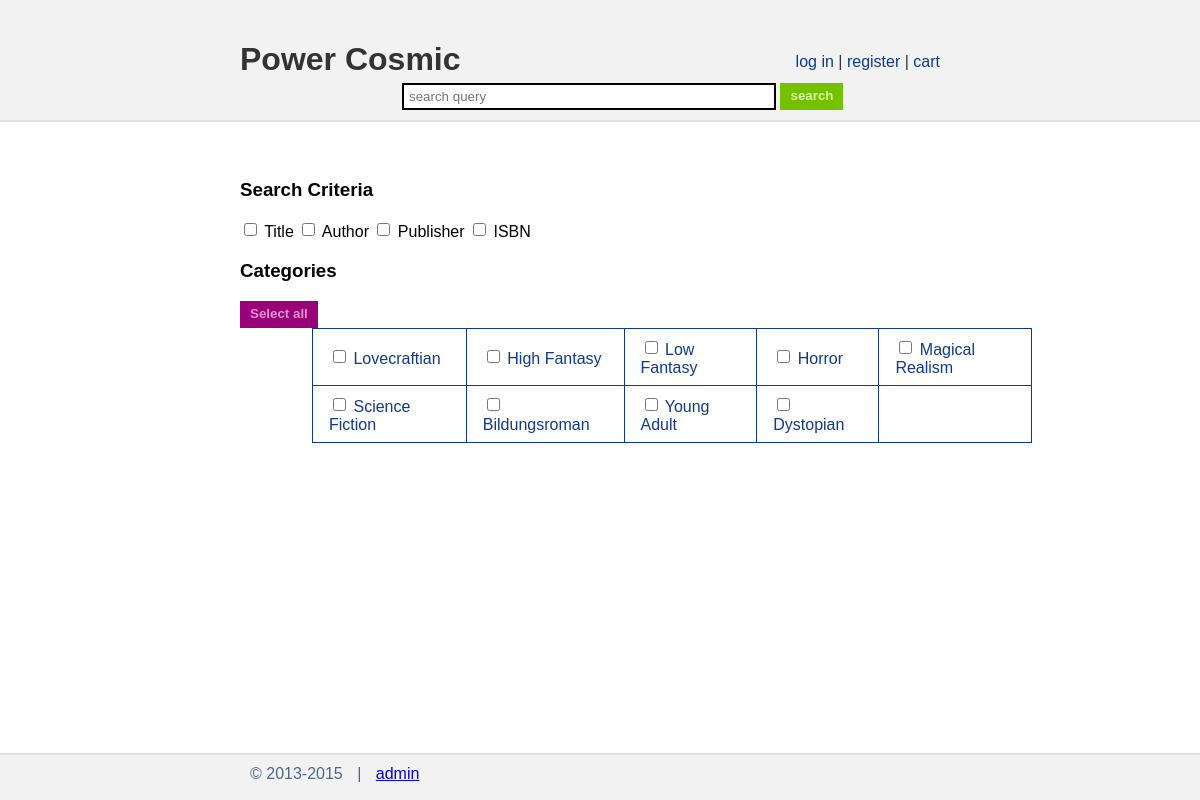
Screenshot of /search.php with the database file from the repository.
### tables this page shows
CREATE TABLE `genre` (
  `id` int(11) unsigned NOT NULL AUTO_INCREMENT,
  `name` varchar(64) NOT NULL,
  PRIMARY KEY (`id`)
);

### search.php (the view, shortened to what this page needs)
<?php
include_once 'admin/php/common.php';
include_once 'admin/php/displays.php';
?>
<!doctype html>
<html>
  <?=createBasicHead('Search Results', 'search', ['book_table.css'])?>
  <body>
    <div id="container">
      <?=createHeader()?>
      <div class="content">
      <div id="search" class="centered box">
        <br>
        <?php $search_id = "the-search"?>
        <div id="search-criteria-box">
          <h3>Search Criteria</h3>
          <?php
              $search_criteria = [
                'title'=>'Title',
                'author'=>'Author',
                'publisher'=>'Publisher',
                'isbn'=>'ISBN'
              ];
              foreach ($search_criteria as $criteria=>$criteria_display) {
          ?>
          <input type="checkbox" name="criteria[<?=$criteria?>]"
                                  value="<?=$criteria?>" id="criteria-<?=$criteria?>"
                                  form="<?=$search_id?>" <?php
              ?>>
          <label for="criteria-<?=$criteria?>"><?=$criteria_display?></label>
          <?php
              }
          ?>
        </div>
        <div id="search-category-box">
          <h3>Categories</h3>
          <input type="button" id="toggle-category-button" class="purple button" value="Select all">
          <div id="catagory-holder" style="position:relative; left:10%;">
          <table>
          <tr>
          <?php
          $sql = "SELECT name FROM genre;";
          $db = open_connection();
          $stmt = $db->prepare($sql);
          $stmt->execute();
          $category_num = 0;
          while($genre = $stmt->fetch(PDO::FETCH_ASSOC)) {
          ?>
          <td>
          <input type="checkbox" name="category[<?=$category_num++?>]"
              value="<?=$genre['name']?>" id="category-<?=str_replace(' ', '_', $genre['name'])?>"
              form="<?=$search_id?>" <?php
              ?>>
          <label for="category-<?=str_replace(' ', '_', $genre['name'])?>"><?=$genre['name']?></label>
          </td>
          <?php
            if ($category_num % 5 == 0) {
              echo "</tr><tr>";
            }
          }
          ?>
             </tr>
            </table>
          </div>
        </div>
      </div>
      </div>
      <?=createFooter()?>
    </div>
  </body>
</html>

### admin/php/common.php (shortened to what this page needs)
<?php
function createBasicHead($title = '', $script_location = null, $styles = [], $no_css = false) {
  $toReturn = '<head>
    <title>' . $GLOBALS['name']['short'] . ' | ' . $title . '</title>
    <meta charset="utf-8">
    <link rel="shortcut icon" type="image/x-icon" href="'. $GLOBALS['locations']['favicon'] . '" />';
  if (!$no_css) {
    $toReturn .= '<link rel="stylesheet" type="text/css" href="' . $GLOBALS['locations']['main_style'] . '">';
  }
  foreach($styles as $style) {
    $toReturn .= '
    <link rel="stylesheet" type="text/css" href="' . $GLOBALS['locations']['styles'] . $style . '">';
  }
  $toReturn .= '
    <script src="' . $GLOBALS['locations']['lib'] . 'require.js"></script>
    <script>
      require.config({
        paths: {
          lib: "' . $GLOBALS['admin_root'] . 'lib",
          js: "' . $GLOBALS['admin_root'] . 'js"
        }
      });';
  if ($script_location) {
    if (is_array($script_location)) {
      $locations = '"js/' . $script_location[0] . '"';
      for ($i = 1; $i < count($script_location); $i++) {
        $locations .= ', "js/' . $script_location[$i] . '"';
      }
      $toReturn .= 'require([' . $locations . ']);';
    } else {
      $toReturn .= 'require(["js/' . $script_location . '"]);';
    }
  }
  $toReturn .= '
      require(["js/stickyHeader"]);
    </script>';
  $toReturn .= '
    </head>' . "\n";
  return $toReturn;
}
?>

### admin/php/displays.php (shortened to what this page needs)
<?php
function createHeader($showCart = true, $showLogin = true) {
  $to_return = '<div id="header-replacer" class="collapsed bar"></div>
      <div id="header" class="bar">
        <div class="centered box">
          <div id="title">
            <a class="no-decoration" href="' . $GLOBALS['locations']['home'] . '"><h1>' . $GLOBALS['name']['long'] . '</h1></a>
          </div>
          <div id="user-info">';
  if (!isset($_SESSION['login'])) {
    if ($showLogin) {
      $to_return .= '
            <div id="logInButton">
              <a href="' . $GLOBALS['locations']['login'] . '" class="glow-link">log in</a> |
              <a href="' . $GLOBALS['locations']['register'] . '" class="glow-link">register</a> |
              <a href="' . $GLOBALS['locations']['cart'] . '" class="glow-link">cart</a>
            </div>';
    }
  }
  $to_return .= '
          </div>
        </div>
        <div style="position:absolute;bottom:10px;text-align:center;width:100%;">
          <form id="the-search" action="' . $GLOBALS['locations']['search'] . '" method="GET">
            <div id="short-name">'. $GLOBALS['name']['short'] .'</div>
            <input type="text" name="query" placeholder="search query" id="search-bar"
                value="' . $_GET['query'] . '">
            <input type="submit" value="search" class="green button">
          </form>
        </div>
      </div>' . "\n";
  return $to_return;
}
function createFooter() {
  $to_return = '<div id="footer" class="bar" style="position:fixed;">
        <div class="centered" id="footer-data">
          <div class="thin-box">&copy; 2013-' . date('Y') . '</div> |
          <div class="thin-box"><a href="' . $GLOBALS['locations']['admin'] . '">admin</a></div>
        </div>
      </div>' . "\n";
  return $to_return;
}
?>

### admin/css/styles.css (style rules this page uses)
div.box { padding: 20px; }
div.thin-box { padding: 10px; display: inline; }
.centered { width: 60%; margin: 0px auto; }
div.bar { width: 100%; color: #333335; }
a.no-decoration:link, a.no-decoration:visited, a.no-decoration:hover, a.no-decoration:active { color: inherit; text-decoration: none; }
#header { transition: all 0.4s; z-index: 2; background-color: #f2f2f2; height: 120px; border-bottom: solid 2px #e0e0e0; }
#title { float: left; text-decoration: none; }
#user-info { float: right; margin: 33px 20px 10px; }
#footer { color: #4C668C; background-color: #f2f2f2; border-top: solid 2px #e0e0e0; position: absolute; bottom: 0px; height: 45px; }
#footer-data { top: 10px; }
.content { padding-bottom: 45px; }
#container { position: relative; min-height: 100%; }
#search-bar { width: 30%; background-color: white; }
html, body { margin: 0px; padding: 0px; height: 100%; background-color: white; font-family: "Trebuhet MS", Helvetica, sans-serif; }
input { border: 2px solid black; background: none; padding: 4px 5px; height: 15px; }
.button { text-decoration: none; cursor: pointer; font-weight: bold; background: none; border: none; padding: 5px 10px 22px; vertical-align: middle; }
.green { background-color: #75C101; color: #D4F6A1; border-color: #214500; }
.purple { background-color: #980177; color: #E193D0; border-color: #250133; }
div { margin: 0px; padding: 0px; position: relative; }
table, tr, th, td { border-collapse: collapse; border: 1px solid #0F398B; padding: 8px 16px; }
td { color: #0F398B; }
.glow-link { color: #0F398B; transition: color 0.2s; -webkit-transition: color 0.2s; text-decoration: none; }

### rows the page displays
genre: name "Lovecraftian"
genre: name "High Fantasy"
genre: name "Low Fantasy"
genre: name "Horror"
genre: name "Magical Realism"
genre: name "Science Fiction"
genre: name "Bildungsroman"
genre: name "Young Adult"
genre: name "Dystopian"

### other values shown
$GLOBALS['name']['long'] "Power Cosmic"
$criteria_display "Title"
$criteria_display "Author"
$criteria_display "Publisher"
$criteria_display "ISBN"
